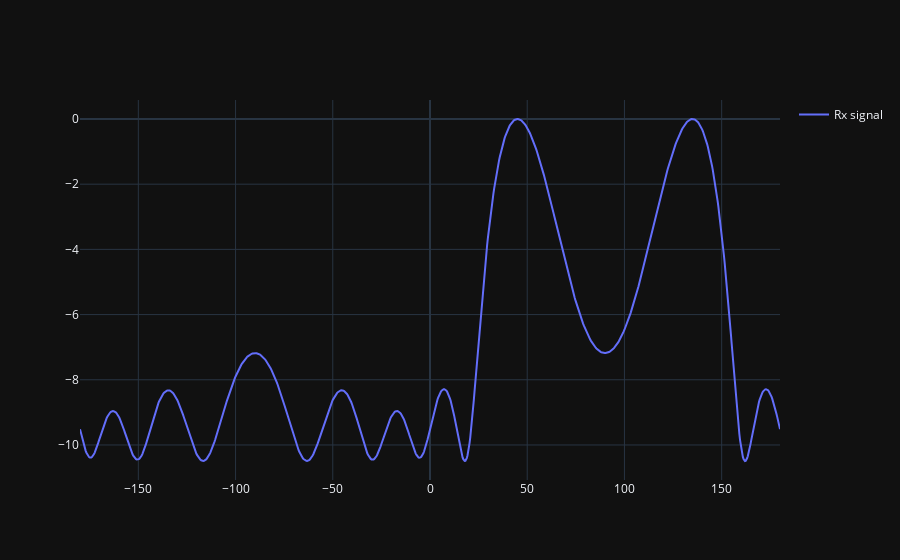

The notebook cell this image was saved under:
### Code cell
theta_scan = np.linspace(-1*np.pi, np.pi, 1000) # 1000 different thetas between -180 and +180 degrees
results = []
for theta_i in theta_scan:
   w = beamforming.create_steering_vectors(antena_rx_nbr, antena_spacing, theta_i)
   X_weighted = beamforming.beamforming(rx_signals, w)
   results.append(10*np.log10(np.var(X_weighted))) # power in signal, in dB so its easier to see small and large lobes at the same time
results -= np.max(results) # normalize (optional)

# print angle that gave us the max value
print(theta_scan[np.argmax(results)] * 180 / np.pi) # 19.99999999999998

if use_matplotlib:
   plt.plot(theta_scan*180/np.pi, results) # lets plot angle in degrees 
   plt.xlabel("Theta [Degrees]")
   plt.ylabel("DOA Metric")
   plt.grid()
   plt.show()
else:
   fig = go.Figure()
   fig.add_trace(go.Scatter(x=theta_scan*180/np.pi, y=results, mode='lines', name="Rx signal", showlegend=True))
   fig.update_layout(template="plotly_dark")
   fig.show()

### Figure 1 — Plotly figure (JSON) as saved in the notebook; plotly's stock layout.template omitted (floating-point values rounded to 4 significant figures; data arrays with more than 128 entries replaced by an {"elided": "..."} marker saying what was removed)
{"data": [{"mode": "lines", "name": "Rx signal", "showlegend": true, "type": "scatter", "x": {"elided": "1000 float values"}, "y": {"elided": "1000 float values"}}], "layout": {}}
